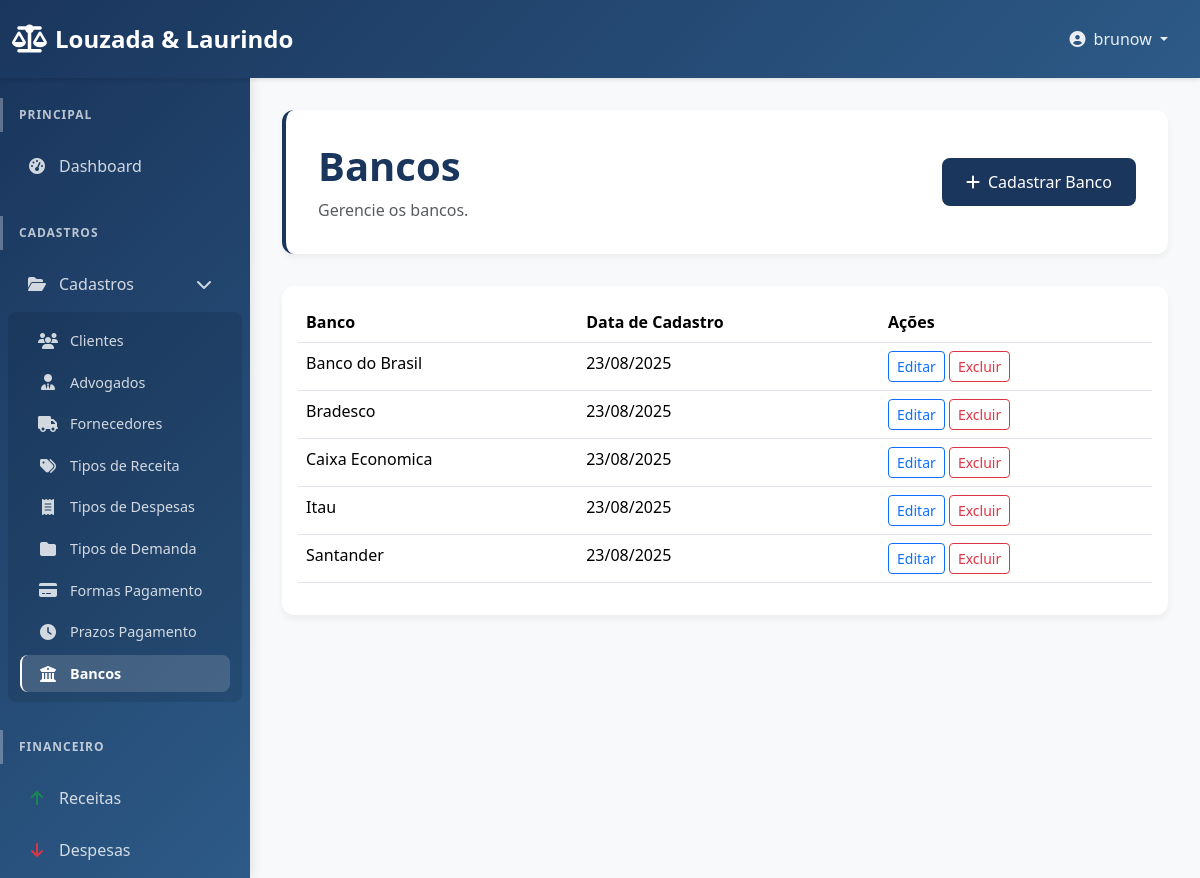
The app's page /dashboard/banco/ (signed in) with its own data.
### users/models.py (models this page shows, shortened)
class Lawyer(AbstractUser):
    cpf = models.CharField(max_length=14, unique=True, blank=True, null=True, verbose_name="CPF")
    oab_number = models.CharField(max_length=20, blank=True, null=True, verbose_name="Número OAB")
    STATE_CHOICES = [
        ('AC', 'Acre'), ('AL', 'Alagoas'), ('AP', 'Amapá'), ('AM', 'Amazonas'),
        ('BA', 'Bahia'), ('CE', 'Ceará'), ('DF', 'Distrito Federal'), ('ES', 'Espírito Santo'),
        ('GO', 'Goiás'), ('MA', 'Maranhão'), ('MT', 'Mato Grosso'), ('MS', 'Mato Grosso do Sul'),
        ('MG', 'Minas Gerais'), ('PA', 'Pará'), ('PB', 'Paraíba'), ('PR', 'Paraná'),
        ('PE', 'Pernambuco'), ('PI', 'Piauí'), ('RJ', 'Rio de Janeiro'), ('RN', 'Rio Grande do Norte'),
        ('RS', 'Rio Grande do Sul'), ('RO', 'Rondônia'), ('RR', 'Roraima'), ('SC', 'Santa Catarina'),
        ('SP', 'São Paulo'), ('SE', 'Sergipe'), ('TO', 'Tocantins'),
    ]
    oab_section = models.CharField(max_length=2, choices=STATE_CHOICES, blank=True, null=True, verbose_name="Seccional OAB")
    phone = models.CharField(max_length=20, blank=True, null=True, verbose_name="Telefone")
    pix_key = models.CharField(max_length=255, blank=True, null=True, verbose_name="Chave PIX")
    professional_address = models.TextField(blank=True, null=True, verbose_name="Endereço Profissional")
    registration_date = models.DateField(default=timezone.now, verbose_name="Data de Cadastro")
    enable_publications = models.BooleanField(default=False, verbose_name="Publicações Ativadas")
    enable_login = models.BooleanField(default=True, verbose_name="Login Ativado")
    groups = models.ManyToManyField(
        'auth.Group',
        verbose_name='groups',
        blank=True,
        help_text='The groups this user belongs to. A user will get all permissions granted to each of their groups.',
        related_name="lawyer_set",
        related_query_name="lawyer",
    )
    user_permissions = models.ManyToManyField(
        'auth.Permission',
        verbose_name='user permissions',
        blank=True,
        help_text='Specific permissions for this user.',
        related_name="lawyer_set",
        related_query_name="lawyer",
    )

### dashboard/models.py (models this page shows, shortened)
class Banco(models.Model):
    nome = models.CharField(max_length=100, verbose_name="Nome")
    ativo = models.BooleanField(default=True, verbose_name="Ativo")
    data_cadastro = models.DateTimeField(default=timezone.now, verbose_name="Data de Cadastro")
    class Meta:
        verbose_name = "Banco"
        verbose_name_plural = "Bancos"

### dashboard/views.py (the view)
# urls.py: path('banco/', views.banco_list, name='banco_list'),
@login_required
def banco_list(request):
    bancos = Banco.objects.all().order_by('nome')
    return render(request, 'dashboard/banco_list.html', {
        'bancos': bancos
    })

### dashboard/templates/dashboard/banco_list.html (shortened to what this page needs)
{% extends 'dashboard/base.html' %}
{% block content %}
<div class="page-header">
    <div class="d-flex justify-content-between align-items-center">
        <div>
            <h1>Bancos</h1>
            <p class="text-muted">Gerencie os bancos.</p>
        </div>
        <div>
            <a href="{% url 'dashboard:banco_create' %}" class="btn btn-primary"><i class="fas fa-plus me-2"></i>Cadastrar Banco</a>
        </div>
    </div>
</div>
<div class="card">
    <div class="card-body">
        <table class="table table-hover">
            <thead>
                <tr>
                    <th>Banco</th>
                    <th>Data de Cadastro</th>
                    <th>Ações</th>
                </tr>
            </thead>
            <tbody>
                {% for banco in bancos %}
                <tr>
                    <td>{{ banco.nome }}</td>
                    <td>{{ banco.data_cadastro|date:"d/m/Y" }}</td>
                    <td>
                        <a href="{% url 'dashboard:banco_update' banco.pk %}" class="btn btn-sm btn-outline-primary">Editar</a>
                        <a href="{% url 'dashboard:banco_delete' banco.pk %}" class="btn btn-sm btn-outline-danger">Excluir</a>
                    </td>
                </tr>
                {% endfor %}
            </tbody>
        </table>
    </div>
</div>
{% endblock %}

### dashboard/templates/dashboard/base.html (shortened to what this page needs)
<!doctype html>
<html lang="pt-BR">
<head>
    <link href="https://cdn.jsdelivr.net/npm/bootstrap@5.3.3/dist/css/bootstrap.min.css" rel="stylesheet">
    <link href="https://cdnjs.cloudflare.com/ajax/libs/font-awesome/6.4.0/css/all.min.css" rel="stylesheet">
    {% load static %}
    <link href="{% static 'dashboard/css/custom.css' %}" rel="stylesheet">
</head>
<body>
    {% if user.is_authenticated %}
    <nav class="navbar navbar-expand-lg navbar-dark sticky-top">
        <div class="container-fluid">
            <a class="navbar-brand" href="{% url 'dashboard:home' %}">
                <i class="fas fa-balance-scale"></i>
                Louzada & Laurindo
            </a>
            <div class="collapse navbar-collapse" id="navbarNav">
                <ul class="navbar-nav ms-auto">
                    <li class="nav-item dropdown">
                        <a class="nav-link dropdown-toggle" href="#" id="navbarDropdown" role="button" data-bs-toggle="dropdown" aria-expanded="false">
                            <i class="fas fa-user-circle me-1"></i>
                            {{ user.get_full_name|default:user.username }}
                        </a>
                    </li>
                </ul>
            </div>
        </div>
    </nav>
    <div class="d-flex">
        <div class="offcanvas-lg offcanvas-start sidebar" tabindex="-1" id="sidebarMenu" aria-labelledby="sidebarMenuLabel">
            <div class="offcanvas-body d-flex flex-column">
                <nav class="nav flex-column flex-grow-1">
                    <div class="nav-section">
                        <div class="nav-section-title">Principal</div>
                        <ul class="nav flex-column">
                            <li class="nav-item">
                                <a class="nav-link {% if request.resolver_match.url_name == 'home' %}active{% endif %}" href="{% url 'dashboard:home' %}">
                                    <i class="fas fa-tachometer-alt"></i>
                                    Dashboard
                                </a>
                            </li>
                        </ul>
                    </div>
                    <div class="nav-section">
                        <div class="nav-section-title">Cadastros</div>
                        <ul class="nav flex-column">
                            <li class="nav-item">
                                <a class="nav-link" data-bs-toggle="collapse" href="#cadastros-submenu" role="button" aria-expanded="true" aria-controls="cadastros-submenu">
                                    <i class="fas fa-folder-open"></i>
                                    Cadastros
                                    <i class="fas fa-chevron-down ms-auto"></i>
                                </a>
                                <div class="collapse show submenu" id="cadastros-submenu">
                                    <ul class="nav flex-column">
                                        <li class="nav-item">
                                            <a class="nav-link {% if request.resolver_match.url_name == 'clients' %}active{% endif %}" href="{% url 'dashboard:clients' %}">
                                                <i class="fas fa-users"></i>
                                                Clientes
                                            </a>
                                        </li>
                                        <li class="nav-item">
                                            <a class="nav-link {% if request.resolver_match.url_name == 'lawyers' %}active{% endif %}" href="{% url 'dashboard:lawyers' %}">
                                                <i class="fas fa-user-tie"></i>
                                                Advogados
                                            </a>
                                        </li>
                                        <li class="nav-item">
                                            <a class="nav-link" href="#">
                                                <i class="fas fa-truck"></i>
                                                Fornecedores
                                            </a>
                                        </li>
                                        <li class="nav-item">
                                <a class="nav-link" href="{% url 'dashboard:tipo_receita_list' %}">
                                    <i class="fas fa-tags"></i>
                                    Tipos de Receita
                                </a>
                            </li>
                                        <li class="nav-item">
                                            <a class="nav-link" href="{% url 'dashboard:tipo_despesa_list' %}">
                                                <i class="fas fa-receipt"></i>
                                                Tipos de Despesas
                                            </a>
                                        </li>
                                        <li class="nav-item">
                                            <a class="nav-link" href="{% url 'dashboard:tipo_demanda_list' %}">
                                                <i class="fas fa-folder"></i>
                                                Tipos de Demanda
                                            </a>
                                        </li>
                                        <li class="nav-item">
                                            <a class="nav-link" href="{% url 'dashboard:forma_pagamento_list' %}">
                                                <i class="fas fa-credit-card"></i>
                                                Formas Pagamento
                                            </a>
                                        </li>
                                        <li class="nav-item">
                                            <a class="nav-link" href="{% url 'dashboard:prazo_pagamento_list' %}">
                                                <i class="fas fa-clock"></i>
                                                Prazos Pagamento
                                            </a>
                                        </li>
                                        <li class="nav-item">
                                            <a class="nav-link" href="{% url 'dashboard:banco_list' %}">
                                                <i class="fas fa-university"></i>
                                                Bancos
                                            </a>
                                        </li>
                                    </ul>
                                </div>
                            </li>
                        </ul>
                    </div>
                    <div class="nav-section">
                        <div class="nav-section-title">Financeiro</div>
                        <ul class="nav flex-column">
                            <li class="nav-item">
                                <a class="nav-link" href="{% url 'dashboard:receitas' %}">
                                    <i class="fas fa-arrow-up text-success"></i>
                                    Receitas
                                </a>
                            </li>
                            <li class="nav-item">
                                <a class="nav-link" href="#">
                                    <i class="fas fa-arrow-down text-danger"></i>
                                    Despesas
                                </a>
                            </li>
                        </ul>
                    </div>
                </nav>
            </div>
        </div>
        <div class="main-content flex-grow-1">
            {% block content %}
            {% endblock %}
        </div>
    </div>
    {% else %}
    <div class="container-fluid h-100">
        {% block login_content %}
        {% endblock %}
    </div>
    {% endif %}
</body>
</html>

### dashboard/static/dashboard/css/custom.css (style rules this page uses)
.sidebar { flex: 0 0 250px; background-color: #343a40; color: white; padding-top: 20px; height: 100vh; overflow-y: auto; position: sticky; top: 0; }
.sidebar a { color: white; text-decoration: none; display: block; padding: 10px 15px; }
.sidebar .nav-link { padding-left: 25px; }
.main-content { flex-grow: 1; padding: 20px; overflow-y: auto; }

### dashboard/templates/dashboard/base.html (style rules this page uses)
:root { --primary-color: #1a365d; --secondary-color: #2d5a87; --success-color: #28a745; --warning-color: #ffc107; --danger-color: #dc3545; --info-color: #17a2b8; --sidebar-width: 280px; }
body { font-family: 'Segoe UI', Tahoma, Geneva, Verdana, sans-serif; background-color: #f8f9fa; }
.navbar { background: linear-gradient(135deg, var(--primary-color) 0%, var(--secondary-color) 100%) !important; box-shadow: 0 2px 4px rgba(0,0,0,0.1); padding: 1rem 0; }
.navbar-brand { font-weight: 600; font-size: 1.5rem; color: white !important; display: flex; align-items: center; gap: 0.5rem; }
.navbar-brand i { font-size: 1.75rem; }
.navbar-nav .nav-link { color: rgba(255,255,255,0.9) !important; font-weight: 500; padding: 0.5rem 1rem !important; border-radius: 8px; transition: all 0.3s ease; margin: 0 0.25rem; }
.sidebar { width: var(--sidebar-width) !important; background: linear-gradient(135deg, var(--primary-color) 0%, var(--secondary-color) 100%) !important; border: none !important; box-shadow: 2px 0 10px rgba(0,0,0,0.1); }
.offcanvas-body { padding: 1.5rem 0; }
.nav-section { margin-bottom: 1.5rem; }
.nav-section-title { padding: 0.5rem 1rem; font-size: 0.75rem; text-transform: uppercase; letter-spacing: 1px; color: rgba(255,255,255,0.7); font-weight: 600; margin-bottom: 0.5rem; border-left: 3px solid rgba(255,255,255,0.3); }
.sidebar .nav-link { color: rgba(255,255,255,0.8) !important; padding: 0.75rem 1rem !important; margin: 0.125rem 0.5rem !important; border-radius: 8px !important; transition: all 0.3s ease; display: flex; align-items: center; font-weight: 500; border-left: 3px solid transparent; }
.sidebar .nav-link.active { color: white !important; background-color: rgba(255,255,255,0.15) !important; border-left-color: white; font-weight: 600; }
.sidebar .nav-link i { width: 20px; margin-right: 12px; text-align: center; font-size: 1rem; }
.submenu { background-color: rgba(0,0,0,0.1); border-radius: 8px; margin: 0.25rem 0.5rem; padding: 0.5rem 0; }
.submenu .nav-link { margin: 0.125rem 0.75rem !important; padding: 0.5rem 1rem !important; font-size: 0.9rem; border-left: 2px solid transparent; }
.submenu .nav-link.active { border-left-color: white; }
.main-content { padding: 2rem !important; min-height: 100vh; background-color: #f8f9fa; }
.card { border: none; border-radius: 12px; box-shadow: 0 4px 6px rgba(0,0,0,0.05); transition: all 0.3s ease; }
.btn-primary { background: var(--primary-color); border: none; border-radius: 8px; padding: 0.75rem 1.5rem; font-weight: 500; transition: all 0.3s ease; }
.page-header { background: white; padding: 2rem; border-radius: 12px; box-shadow: 0 4px 6px rgba(0,0,0,0.05); margin-bottom: 2rem; border-left: 4px solid var(--primary-color); }
.page-header h1 { margin: 0; color: var(--primary-color); font-weight: 600; }
.page-header p { margin: 0.5rem 0 0 0; color: #6c757d; }

### records on screen
Lawyer: get_full_name "brunow"
Banco: nome "Banco do Brasil", data_cadastro "23/08/2025"
Banco: nome "Bradesco", data_cadastro "23/08/2025"
Banco: nome "Caixa Economica", data_cadastro "23/08/2025"
Banco: nome "Itau", data_cadastro "23/08/2025"
Banco: nome "Santander", data_cadastro "23/08/2025"
